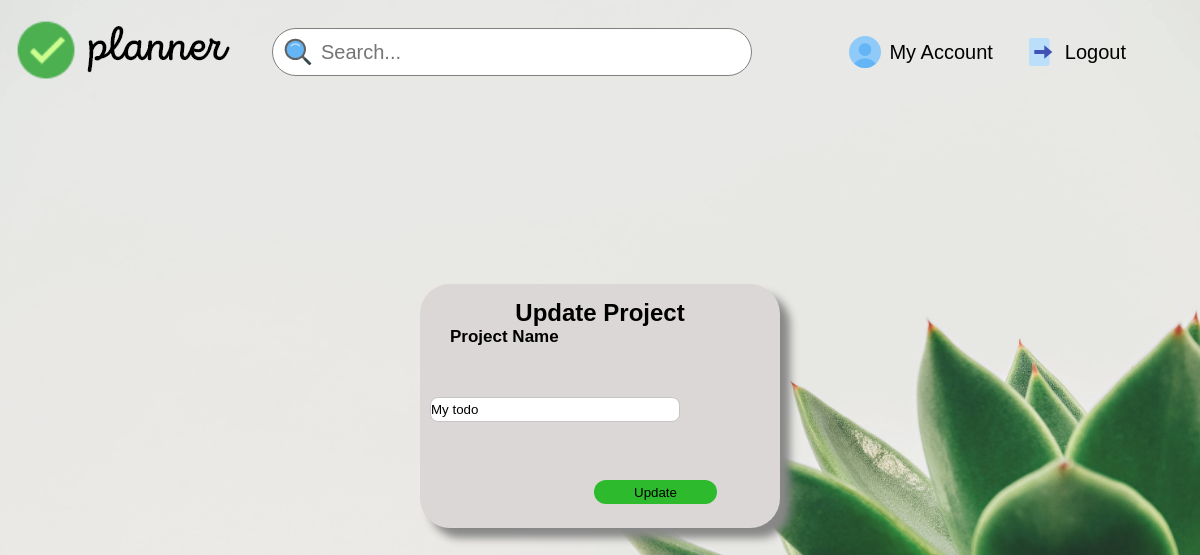
Page /update/2 (signed in) on the earlier database version.
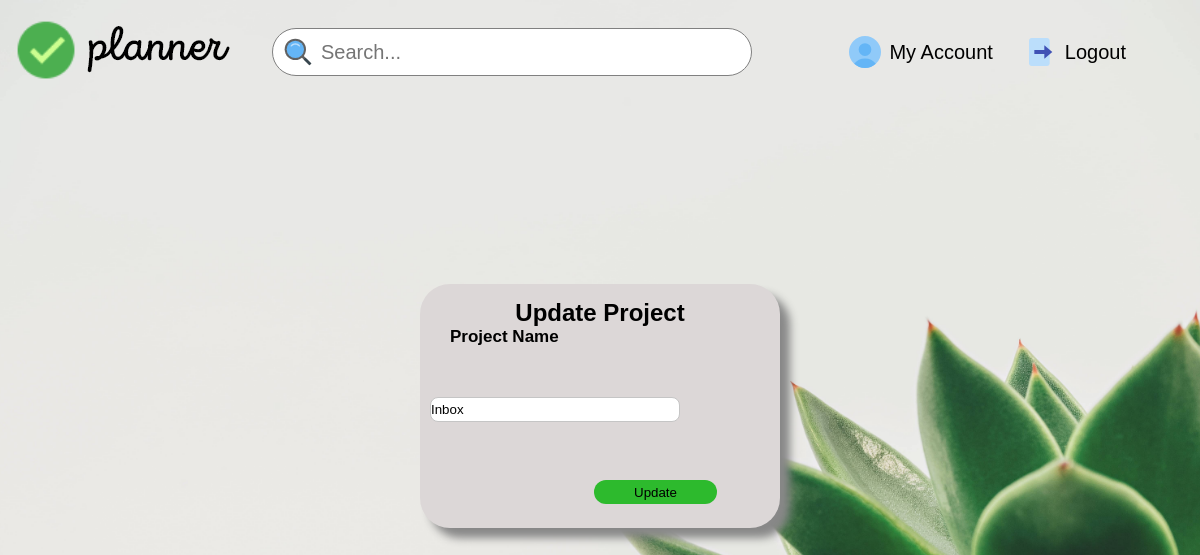
Same page on the later database version.
### models.py (models this page shows)
class Dashboard(db.Model):
    sno=db.Column(db.Integer, primary_key=True)
    title=db.Column(db.String(200), nullable=False)

### main.py (the view)
@main.route('/update/<int:sno>',methods=['GET','POST'])
@login_required
def update(sno):
    if request.method=='POST':
        title=request.form['title']
        todo_list=Dashboard.query.filter_by(sno=sno).first()
        todo_list.title=title
        db.session.add(todo_list)
        db.session.commit()
        allTodo=Dashboard.query.all()
        return redirect(url_for('main.dashboard'))
    else:
        todo_list=Dashboard.query.filter_by(sno=sno).first()
        return render_template('updateproject.html', todo_list=todo_list)

### __init__.py (called while the page is built)
def create_app():
    app = Flask(__name__)
    app.config['SECRET_KEY'] = 'secret-key-goes-here'
    app.config['SQLALCHEMY_DATABASE_URI'] = 'sqlite:///db.sqlite'
    app.config['SQLALCHEMY_TRACK_MODIFICATIONS']=False
    db.init_app(app)
    login_manager = LoginManager()
    login_manager.login_view = 'auth.login'
    login_manager.init_app(app)
    from .models import User
    @login_manager.user_loader
    def load_user(user_id):
        return User.query.get(int(user_id))
    from .auth import auth as auth_blueprint
    app.register_blueprint(auth_blueprint)
    from .main import main as main_blueprint
    app.register_blueprint(main_blueprint)
    return app

### templates/updateproject.html (shortened to what this page needs)
{% extends 'base.html' %}
{% block stylesheet %}
    <link rel="stylesheet" href="/static/css/updateproject.css">
{% endblock stylesheet %}
{% block content %}
<div>
    <form action="/update/{{todo_list.sno}}" method="POST">
    <div class="modal-bg">
        <div class="modal">
            <h2>Update Project</h2>
            <label for="name"> Project Name</label>
            <input type="text" name="title" id="" value="{{todo_list.title}}">
            <button type="submit" class="modalbtn">Update</button>
        </div>
    </div>
    </form>
    </div>
{% endblock content %}

### templates/base.html (shortened to what this page needs)
<!DOCTYPE html>
<html lang="en">
  <head>
    {% block header %} {% endblock header %} {% block stylesheet %} {% endblock
    stylesheet %}
    <link rel="stylesheet" href="/static/css/navbar.css" />
  </head>
  <body>
    <div class="navbar-header">
      <div class="navbar-logo">
        <a href="{{url_for('auth.login')}}"
          ><img
            src="{{url_for('static',filename='/assets/icons/logo.png')}}"
            alt=""
            draggable="false"
        /></a>
      </div>
      <div class="nav-menu-container">
        <div class="nav-hide nav-searchbar">
          <img onclick="javascript.form.submit();"
            src="{{url_for('static',filename='/assets/icons/search_48px.svg')}}"
            alt=""
            draggable="false"
          />
          <input type="text" name="Search" id="" placeholder="Search..." />
        </div>
        <div class="nav-hide navbar-links">
          {% if current_user.is_authenticated %}
          <div class="navbar-items navbar-account">
            <img
              src="{{url_for('static',filename='assets/icons/test_account_48px.svg')}}"
              alt=""
              draggable="false"
            />
            <a href="{{url_for('main.profile')}}">My Account</a>
          </div>
          {% endif %}
          {% if current_user.is_authenticated %}
          <div class="navbar-items navbar-logout">
            <img
              src="{{url_for('static',filename='/assets/icons/exit_48px.svg')}}"
              alt=""
              draggable="false"
            />
            <a href="{{url_for('auth.login')}}">Logout</a>
          </div>
          {% endif %}
        </div>
      </div>
    </div>
    {% block content %} {% endblock content %}
  </body>
</html>

### static/css/updateproject.css (style rules this page uses)
* { padding: 0; margin: 0; box-sizing: border-box; font-family: 'Rubik', sans-serif; }
body { background-image: url('/static/assets/images/dashboard_bg.jpg'); background-size: cover; height: 100vh; width: 100vw; background-position: center; position: relative; }
.modal-bg { position: fixed; width: 100%; height: 100%; top: 0; left: 0; display: flex; justify-content: center; align-items: center; }
.modal { position: relative; background-color: rgb(220, 215, 215); width: 30%; height: 30%; border-radius: 30px; box-shadow: 10px 10px 8px #888888; }
.modal button { padding: 2px 40px; border-radius: 30px; background-color: rgb(45 186 45); border: none; cursor: pointer; display: block; margin-left: 174px; margin-top: 58px; height: 1.5rem; }
input { border-radius: 0.5rem; border: none; height: 25px; border: 1px solid #c5c5c5; margin-top: 50px; margin-left: 10px; width: 250px; }
h2 { text-align: center; margin-top: 15px; }
label { margin-left: 30px; font-size: 17px; font-weight: bold; }
.nav-searchbar input { font-size: 1.25rem; width: 40vw; height: 3rem; border: 1px solid grey; border-radius: 100px; box-shadow: none; outline: none; padding: 1rem; padding-left: 3rem; margin-right: 1rem; margin-top: auto; }
.nav-searchbar img { position: absolute; height: 2rem; padding-left: 5rem; margin-left: 10px; margin-top: auto; }

### static/css/navbar.css (style rules this page uses)
* { margin: 0; padding: 0; box-sizing: border-box; font-family: Arial, Helvetica, sans-serif; }
.navbar-header { height: 10vh; display: flex; width: 98%; background: rgba(0, 0, 0, 0); justify-content: space-between; align-items: center; margin: 1%; overflow: hidden; }
.navbar-logo { align-self: center; margin-right: 2rem; }
.nav-searchbar { display: flex; align-items: center; }
.nav-searchbar input { font-size: 1.25rem; width: 40vw; height: 3rem; border: 1px solid grey; border-radius: 100px; box-shadow: none; outline: none; padding: 1rem; padding-left: 3rem; margin-right: 1rem; }
.nav-searchbar img { position: absolute; height: 2rem; padding-left: 0.6rem; }
.navbar-links { display: flex; align-items: center; padding-right: 2.5vw; }
.nav-menu-container { display: flex; justify-content: space-between; width: 85vw; }
.navbar-items { padding-right: 2rem; display: flex; }
.navbar-items > a { text-decoration: none; color: black; align-self: center; font-size: 1.25rem; }
.navbar-items img { height: 2rem; padding-right: 0.5rem; align-content: center; align-self: center; }

Differences in the rows shown:
changed Dashboard: title "My todo" → "Inbox"
